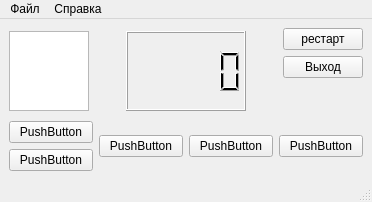
<?xml version="1.0" encoding="UTF-8"?>
<ui version="4.0">
 <class>MainWindow</class>
 <widget class="QMainWindow" name="MainWindow">
  <property name="geometry">
   <rect>
    <x>0</x>
    <y>0</y>
    <width>372</width>
    <height>202</height>
   </rect>
  </property>
  <property name="windowTitle">
   <string>OpenField Loger</string>
  </property>
  <widget class="QWidget" name="centralwidget">
   <layout class="QGridLayout" name="gridLayout">
    <item row="0" column="0">
     <layout class="QHBoxLayout" name="horizontalLayout_2" stretch="0,0,0,0,10">
      <item>
       <widget class="QGraphicsView" name="graphicsView">
        <property name="enabled">
         <bool>true</bool>
        </property>
        <property name="minimumSize">
         <size>
          <width>80</width>
          <height>80</height>
         </size>
        </property>
        <property name="maximumSize">
         <size>
          <width>80</width>
          <height>80</height>
         </size>
        </property>
        <property name="baseSize">
         <size>
          <width>80</width>
          <height>80</height>
         </size>
        </property>
       </widget>
      </item>
      <item>
       <spacer name="horizontalSpacer">
        <property name="orientation">
         <enum>Qt::Horizontal</enum>
        </property>
        <property name="sizeHint" stdset="0">
         <size>
          <width>40</width>
          <height>20</height>
         </size>
        </property>
       </spacer>
      </item>
      <item>
       <widget class="QLCDNumber" name="lcd_time">
        <property name="minimumSize">
         <size>
          <width>120</width>
          <height>0</height>
         </size>
        </property>
        <property name="maximumSize">
         <size>
          <width>16777215</width>
          <height>80</height>
         </size>
        </property>
        <property name="font">
         <font>
          <pointsize>14</pointsize>
         </font>
        </property>
        <property name="autoFillBackground">
         <bool>true</bool>
        </property>
       </widget>
      </item>
      <item>
       <spacer name="horizontalSpacer_2">
        <property name="orientation">
         <enum>Qt::Horizontal</enum>
        </property>
        <property name="sizeHint" stdset="0">
         <size>
          <width>40</width>
          <height>20</height>
         </size>
        </property>
       </spacer>
      </item>
      <item>
       <layout class="QVBoxLayout" name="verticalLayout">
        <item>
         <widget class="QPushButton" name="b_restart">
          <property name="text">
           <string>рестарт</string>
          </property>
         </widget>
        </item>
        <item>
         <widget class="QPushButton" name="b_close">
          <property name="text">
           <string>Выход</string>
          </property>
         </widget>
        </item>
        <item>
         <spacer name="verticalSpacer">
          <property name="orientation">
           <enum>Qt::Vertical</enum>
          </property>
          <property name="sizeHint" stdset="0">
           <size>
            <width>20</width>
            <height>10</height>
           </size>
          </property>
         </spacer>
        </item>
       </layout>
      </item>
     </layout>
    </item>
    <item row="1" column="0">
     <layout class="QHBoxLayout" name="horizontalLayout">
      <item>
       <layout class="QVBoxLayout" name="verticalLayout_2">
        <item>
         <widget class="QPushButton" name="b_pose_1">
          <property name="mouseTracking">
           <bool>false</bool>
          </property>
          <property name="text">
           <string>PushButton</string>
          </property>
          <property name="default">
           <bool>false</bool>
          </property>
          <property name="flat">
           <bool>false</bool>
          </property>
         </widget>
        </item>
        <item>
         <widget class="QPushButton" name="b_pose_2">
          <property name="text">
           <string>PushButton</string>
          </property>
         </widget>
        </item>
       </layout>
      </item>
      <item>
       <widget class="QPushButton" name="b_pose_3">
        <property name="text">
         <string>PushButton</string>
        </property>
       </widget>
      </item>
      <item>
       <widget class="QPushButton" name="b_pose_4">
        <property name="text">
         <string>PushButton</string>
        </property>
       </widget>
      </item>
      <item>
       <widget class="QPushButton" name="b_pose_5">
        <property name="text">
         <string>PushButton</string>
        </property>
       </widget>
      </item>
     </layout>
    </item>
   </layout>
  </widget>
  <widget class="QMenuBar" name="menubar">
   <property name="geometry">
    <rect>
     <x>0</x>
     <y>0</y>
     <width>372</width>
     <height>19</height>
    </rect>
   </property>
   <widget class="QMenu" name="menu">
    <property name="title">
     <string>Файл</string>
    </property>
    <addaction name="action"/>
   </widget>
   <widget class="QMenu" name="menu_2">
    <property name="title">
     <string>Справка</string>
    </property>
    <addaction name="action_2"/>
    <addaction name="action_3"/>
   </widget>
   <addaction name="menu"/>
   <addaction name="menu_2"/>
  </widget>
  <widget class="QStatusBar" name="statusbar"/>
  <action name="action">
   <property name="checkable">
    <bool>false</bool>
   </property>
   <property name="text">
    <string>Выход</string>
   </property>
  </action>
  <action name="action_2">
   <property name="text">
    <string>О программе</string>
   </property>
  </action>
  <action name="action_3">
   <property name="text">
    <string>FAQ</string>
   </property>
  </action>
 </widget>
 <resources/>
 <connections>
  <connection>
   <sender>b_close</sender>
   <signal>clicked()</signal>
   <receiver>MainWindow</receiver>
   <slot>close()</slot>
   <hints>
    <hint type="sourcelabel">
     <x>360</x>
     <y>83</y>
    </hint>
    <hint type="destinationlabel">
     <x>507</x>
     <y>203</y>
    </hint>
   </hints>
  </connection>
  <connection>
   <sender>action</sender>
   <signal>activated()</signal>
   <receiver>MainWindow</receiver>
   <slot>close()</slot>
   <hints>
    <hint type="sourcelabel">
     <x>-1</x>
     <y>-1</y>
    </hint>
    <hint type="destinationlabel">
     <x>185</x>
     <y>100</y>
    </hint>
   </hints>
  </connection>
 </connections>
</ui>
